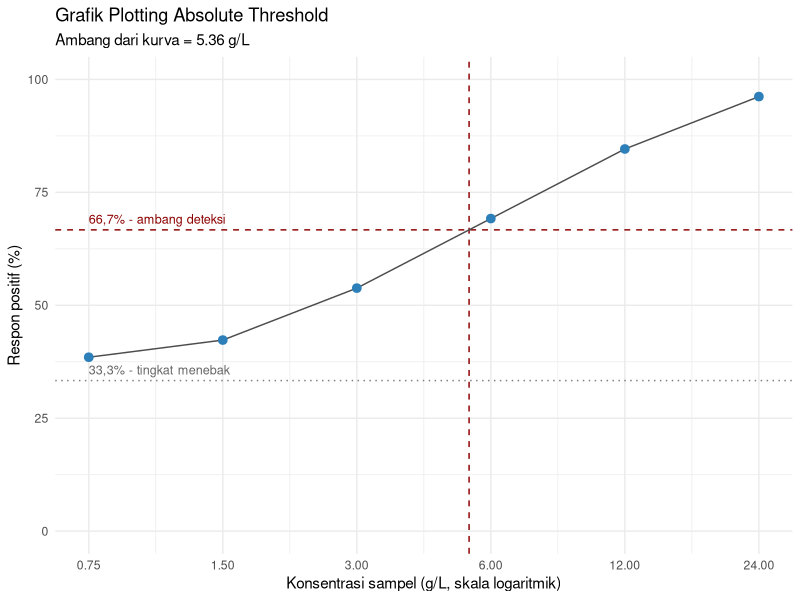
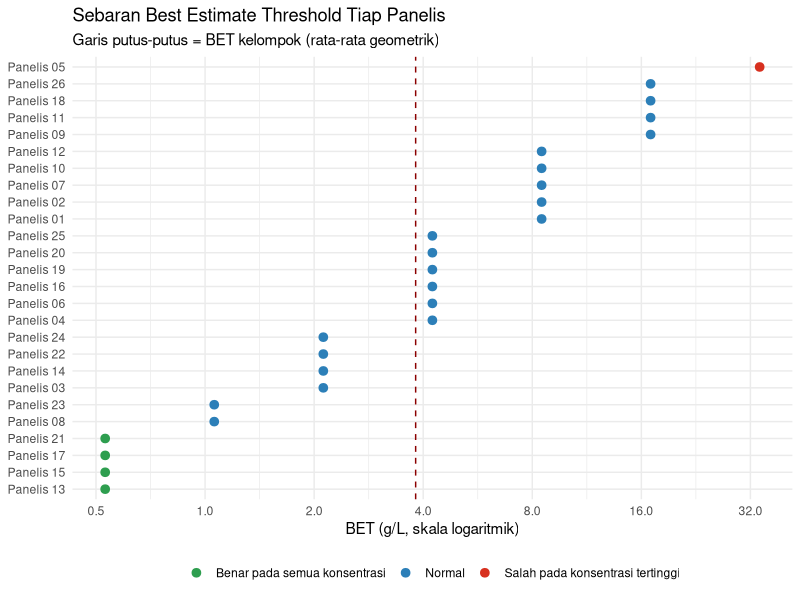

The R source for these figures, in order:
## ---- chunk 1
library(ggplot2)
library(dplyr)
library(readxl)
## ---- chunk 2
thr <- as.data.frame(read_excel("assets/data/acara5_threshold.xlsx",
                                sheet = "Data"))

thr$panelis <- as.factor(thr$panelis)

str(thr)
head(thr)
## ---- chunk 3
table(thr$konsentrasi_persen)
table(thr$benar)
## ---- chunk 4
thr$konsentrasi_gl <- thr$konsentrasi_persen * 10

seri  <- sort(unique(thr$konsentrasi_gl))
rasio <- seri[2] / seri[1]

seri
rasio
## ---- chunk 5
kurva <- thr %>%
  group_by(konsentrasi_persen, konsentrasi_gl) %>%
  summarise(n              = n(),
            respon_positif = sum(benar),
            persen         = 100 * mean(benar),
            .groups        = "drop") %>%
  as.data.frame()

kurva$persen <- round(kurva$persen, 1)
kurva
## ---- chunk 6
ambang_respon <- 66.7
## ---- chunk 7
thr_kurva <- exp(approx(x = kurva$persen,
                        y = log(kurva$konsentrasi_gl),
                        xout = ambang_respon)$y)

round(thr_kurva, 2)
## ---- chunk 8
ggplot(kurva, aes(x = konsentrasi_gl, y = persen)) +
  geom_hline(yintercept = 100 / 3, linetype = "dotted",
             colour = "grey50") +
  geom_hline(yintercept = ambang_respon, linetype = "dashed",
             colour = "darkred") +
  geom_vline(xintercept = thr_kurva, linetype = "dashed",
             colour = "darkred") +
  geom_line(colour = "grey30") +
  geom_point(size = 2.6, colour = "#2C7FB8") +
  annotate("text", x = min(seri), y = 100 / 3, hjust = 0, vjust = -0.6,
           label = "33,3% - tingkat menebak", colour = "grey40",
           size = 3.2) +
  annotate("text", x = min(seri), y = ambang_respon, hjust = 0,
           vjust = -0.6, label = "66,7% - ambang deteksi",
           colour = "darkred", size = 3.2) +
  scale_x_log10(breaks = seri) +
  scale_y_continuous(limits = c(0, 100)) +
  labs(title = "Grafik Plotting Absolute Threshold",
       subtitle = paste0("Ambang dari kurva = ", round(thr_kurva, 2),
                         " g/L"),
       x = "Konsentrasi sampel (g/L, skala logaritmik)",
       y = "Respon positif (%)") +
  theme_minimal()
## ---- chunk 9
bet_ind <- data.frame()

for (p in levels(thr$panelis)) {
  d     <- subset(thr, panelis == p)
  d     <- d[order(d$konsentrasi_gl), ]
  salah <- d$konsentrasi_gl[d$benar == 0]

  if (length(salah) == 0) {
    a <- NA; b <- NA
    bet   <- min(seri) / sqrt(rasio)
    kasus <- "Benar pada semua konsentrasi"
  } else if (max(salah) == max(seri)) {
    a <- max(seri); b <- NA
    bet   <- max(seri) * sqrt(rasio)
    kasus <- "Salah pada konsentrasi tertinggi"
  } else {
    a <- max(salah)
    b <- min(seri[seri > a])
    bet   <- sqrt(a * b)
    kasus <- "Normal"
  }

  bet_ind <- rbind(bet_ind,
                   data.frame(panelis = p, a = a, b = b,
                              bet = bet, kasus = kasus))
}

bet_ind$bet <- round(bet_ind$bet, 2)
bet_ind
## ---- chunk 10
table(bet_ind$kasus)
## ---- chunk 11
bet_kelompok <- exp(mean(log(bet_ind$bet)))

round(bet_kelompok, 2)
## ---- chunk 12
# perbandingan dengan rata-rata aritmetik, sebagai pembanding saja
round(c(geometrik = bet_kelompok,
        aritmetik = mean(bet_ind$bet)), 2)
## ---- chunk 13
data.frame(
  metode = c("Interpolasi kurva pada 66,7%", "Rata-rata geometrik BET"),
  nilai_gl = round(c(thr_kurva, bet_kelompok), 2)
)
## ---- chunk 14
ggplot(bet_ind, aes(x = bet, y = reorder(panelis, bet))) +
  geom_vline(xintercept = bet_kelompok, linetype = "dashed",
             colour = "darkred") +
  geom_point(aes(colour = kasus), size = 2.6) +
  scale_x_log10(breaks = c(0.5, 1, 2, 4, 8, 16, 32)) +
  scale_colour_manual(values = c(
    "Normal"                           = "#2C7FB8",
    "Benar pada semua konsentrasi"     = "#2E9E4F",
    "Salah pada konsentrasi tertinggi" = "#D7301F"), drop = FALSE) +
  labs(title = "Sebaran Best Estimate Threshold Tiap Panelis",
       subtitle = "Garis putus-putus = BET kelompok (rata-rata geometrik)",
       x = "BET (g/L, skala logaritmik)", y = NULL, colour = NULL) +
  theme_minimal() +
  theme(legend.position = "bottom")
